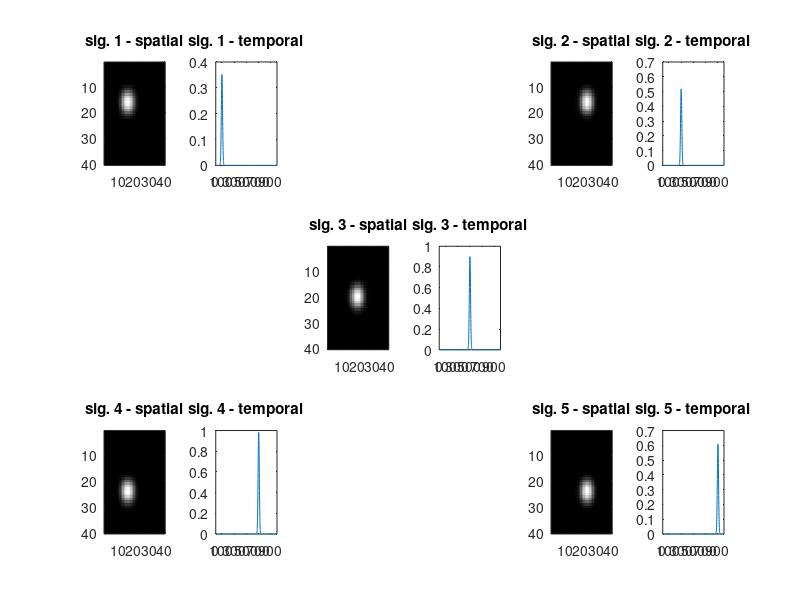
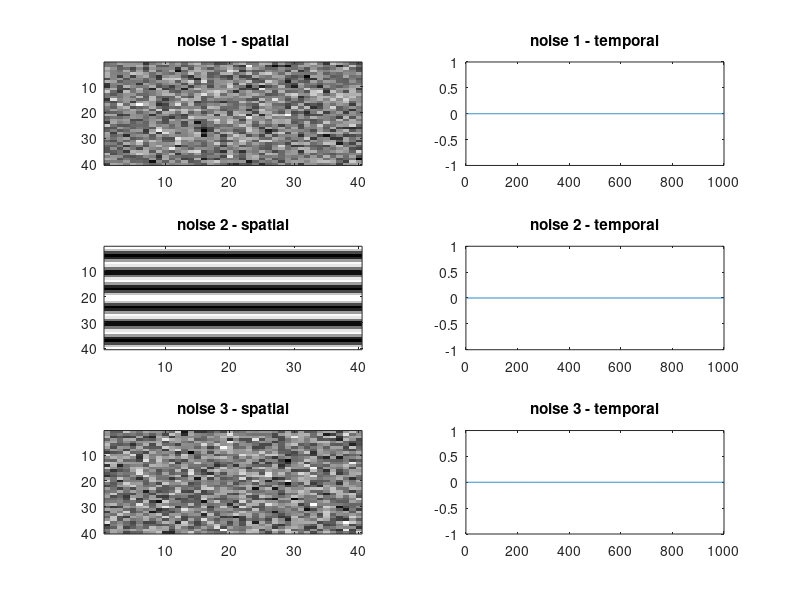

Recreate these plots in MATLAB, in order. (Note: this script raises an error after producing the figures.)
%% %%%%%%%%%%%%%%%%%%%%%%%%%%%% SIMULATION %%%%%%%%%%%%%%%%%%%%%%%%%%%%%
addpath("C:\Users\orica\Dropbox\fcns_and_decript");
addpath('C:\Users\orica\Dropbox\master degree\codes');
global fs 
T = 1000; fs = 100;
P = 1600;
m = sqrt(P);
signals = struct;
noises = struct;
colors = [0 0 1; 0 1 0; 0 1 1; 1 0 0; 1 0 1];
stim_time = 10:20:90;
noiseSig = [0 0.1 0.3 0.5 1];
for kk = 1:length(noiseSig) % iterate different noise sig
runSummary = cell(6,20);
retinotopicMapTSCA = zeros(m*m,3); % preallocate 40x40x3(hsv)
retinotopicMapTmax = zeros(m*m,3); % preallocate 40x40x3(hsv)
retinotopicMapOrig = zeros(m*m,3); % preallocate 40x40x3(hsv)
retinotopicMapCorr = zeros(m*m,3); % preallocate 40x40x3(hsv)
retinotopicMapGLM = zeros(m*m,3); % preallocate 40x40x3(hsv)
retinotopicMapNADAV = zeros(m*m,3); % preallocate 40x40x3(hsv)
for k=1:20
%% construct signals
[I,J] = ndgrid(1:m,1:m); r = 4; 
% locs = [0.25 0.25; 0.25 0.75; 0.5 0.5; 0.75 0.25; 0.75 0.75]; 
locs = [0.4 0.4; 0.4 0.6; 0.5 0.5; 0.6 0.4; 0.6 0.6]; ind2plot = [1,5,9,13,17];
DC = 0.02; 
% figure;ind2plot = [1,5,9,13,17];
for i=1:5
    signals(i).time = 3*rand(1)*normpdf(0:0.1:(T-1)/10,stim_time(i),1);
    signals(i).space = imgaussfilt(double((I-m*locs(i,1)).^2+(J-m*locs(i,2)).^2<r^2),sqrt(r))+DC; % what is larger than r^2 is 1 (white), what is smaller is 0 (black)
    subplot(3,6,ind2plot(i)) 
    imagesc(signals(i).space); colormap(gray);
    title(['sig. ' num2str(i) ' - spatial']);
    subplot(3,6,ind2plot(i)+1)
    plot(signals(i).time);
    title(['sig. ' num2str(i) ' - temporal']);
    xticks([0 100:200:T]);
end
%% construct noise
t = linspace(0,(T-1)./fs,T);
[I1,I2] = ndgrid([repmat(linspace(0,2*pi,m/2),1,2)]',[repmat(linspace(0,2*pi,m/2),1,2)]);
noises(1).time = normrnd(0,noiseSig(kk),T,1);
noises(1).space = normrnd(0,1,m,m);%cos(I1);
noises(2).time = noiseSig(kk)/2*cos(2*pi*3.*t')+normrnd(0,noiseSig(kk)/2,T,1);
noises(2).space = cos(3.*I1);
noises(3).time = noiseSig(kk)/2*cos(2*pi*0.67.*t')+normrnd(0,noiseSig(kk)/2,T,1);
noises(3).space = normrnd(0,1,m,m);
figure; ind2plot = [1,3,5];
for i=1:length(noises)
    subplot(3,2,ind2plot(i))
    imagesc(noises(i).space); colormap(gray);
    title(['noise ' num2str(i) ' - spatial']);
    subplot(3,2,ind2plot(i)+1)
    plot(noises(i).time);
    title(['noise ' num2str(i) ' - temporal']);
end
%% construct Z and show 9 frames
Z = zeros(m*m,T); % preallocate memory
for i = 1:T
    Z(:,i) = reshape( ...
        signals(1).time(i)*signals(1).space+signals(2).time(i)*signals(2).space+...
        signals(3).time(i)*signals(3).space+signals(4).time(i)*signals(4).space+...
        signals(5).time(i)*signals(5).space+...
        noises(1).time(i)*noises(1).space+...
        noises(2).time(i)*noises(2).space+...
        noises(3).time(i)*noises(3).space...
        ,[],1);
end
% for i=1:size(Z,1) % iterate pixels and add exponential trend)
%     ZZ(i,:) = Z(i,:)+(0.5.*exp(-t./4));
% end
% figure; suptitle('the recorded signal (Z) at random frames');
% ind2show = sort([100;502;899;randi(1000,7,1)]);
% for i=1:length(ind2show)
%     subplot(2,5,i)
%     imshow(reshape(Z(:,ind2show(i)),m,[])); colormap(gray);
%     title(['Frame #: ' num2str(ind2show(i))]);
% end
theoreticalSig = zeros(length(signals(1).time),length(signals));
for i=1:length(signals)
    theoreticalSig(:,i) = normpdf(0:0.1:(T-1)/10,stim_time(i),1);
end
[ZZ,ZZZ,ZZZZ,betas] = GLM_VSDI(Z,[0.67 3],theoreticalSig);
%% ============================= TSCA ===================================
noiseNew.time = eye(T)/T; noiseNew.space = []; mapTSCA = zeros(m,m,length(signals));
% noise2New.time = createToeplitz(3,0.1,1,1,T); noise2New.space = [];
% noise3New.time = createToeplitz(1,0.1,1,1,T); noise3New.space = [];
for i=1:length(signals)
    sig.time = normpdf(0:0.1:(T-1)/10,stim_time(i),1);
    [projected,components,D,Alpha,output] = tscaFunc(ZZZ - mean(ZZZ(:)),sig,noiseNew,[1 -0.25*ones(1,1)],100,1);
%     tscaAnalyze(output,3,[],0,T);
    [~,I] = max(corr(abs(projected(1:8,:)'),sig.time')); % get the index of component with highest correlation to original signal
    mapTSCA(:,:,i) = abs(reshape(components(:,I),m,m));
    [tscaMSE(i),tscaPSNR(i),tscaCNR(i),tscaMSSIM(i),tscaCorr(i),tscaCP(i)] = getPerformance(mapTSCA(:,:,i),signals(i).space,signals(i).space~=DC,signals(i).space==DC);
end
retinotopicMapTSCA = retinotopicMapTSCA + retinotopicMapFromIndividualMaps(mapTSCA,0,'tsca',75);
% [maxmap,maxind] = max(map,[],3); maxmap = maxmap(:); maxind = maxind(:);
% map22 = colors(maxind,:); map22(maxmap(:)< prctile(maxmap(:),70),:) = repmat([0 0 0],length(find(maxmap(:)< prctile(maxmap(:),70))),1);
% retinotopicMap = hsv2rgb(maxind/length(unique(maxind)),ones(size(maxind)),(maxmap-min(maxmap))./(max(maxmap)-min(maxmap)));
% figure;imagesc(reshape(retinotopicMap,40,40,3));

%% calc performance measures between theoretical signal and Z 
for i=1:length(signals)
    [~,I] = max(signals(i).time);
    mapORIG(:,:,i) = reshape(mean(ZZZ(:,I-25:I+25),2),40,40);
    [origMSE(i),origPSNR(i),origCNR(i),origMSSIM(i),origCorr(i),origCP(i)] = getPerformance( mapORIG(:,:,i),signals(i).space,signals(i).space~=DC,signals(i).space==DC);
%     figure;imagesc(reshape(mean(Z(:,I-25:I+25),2),40,40));
end
retinotopicMapOrig = retinotopicMapOrig + retinotopicMapFromIndividualMaps(mapORIG,0,'aof',75);
%% ========================== T_max method =============================
refff = normpdf(0:0.1:(T-1)/10,10,1);
for i=1:size(Z,1)
    [rtemp,lags] = xcorr(Z(i,:),refff);
    [r(i),I] = max(rtemp);
    tmax(i) = lags(I);
end
tmax(r<mean(r)+0.2*std(r)) = -100;
A = tmax;
B = [-100, 0:200:800];  
[~,I] = min(abs(bsxfun(@minus,A,B')));
Anew = B(I);
for i=1:length(signals)
    temp = zeros(size(Anew))';
    temp(Anew == B(i+1)) = 1;
    temp(temp==1) = r(temp==1);
    mapT(:,:,i) = reshape(temp,40,40);
    [T_MSE(i),T_PSNR(i),T_CNR(i),T_MSSIM(i),T_corr(i),T_CP(i)] = getPerformance(mapT(:,:,i),signals(i).space,signals(i).space~=DC,signals(i).space==DC);
end
retinotopicMapTmax = retinotopicMapTmax + retinotopicMapFromIndividualMaps(mapT,0,'tmax',75);
% tmax2 = Anew';
% tmax2(tmax2>=0) = (tmax2(tmax2>=0)./100+2)./2; tmax22 = zeros(length(tmax2),3);% transform 0,200,400,600,800 to 1,2,3,4,5 
% tmax22(tmax2>0,:) = colors(tmax2(tmax2>0),:);
% figure;imagesc(reshape(tmax22,40,40,3));

%% ======================== Correlation method =========================
normalizedZ = (ZZ-mean(ZZ,2))./std(ZZ,[],2);
mapCorr = normalizedZ*theoreticalSig; mapCorr = rshp(mapCorr);
retinotopicMapCorr = retinotopicMapCorr + retinotopicMapFromIndividualMaps(mapCorr,0,'corr',75);
for i=1:length(signals)    
    [Corr_MSE(i),Corr_PSNR(i),Corr_CNR(i),Corr_MSSIM(i),Corr_corr(i),Corr_CP(i)] = getPerformance(mapCorr(:,:,i),signals(i).space,signals(i).space~=DC,signals(i).space==DC);
end

%%  =========================== GLM method =============================
mapGLM = rshp(betas(6:end,:)');
retinotopicMapGLM = retinotopicMapGLM + retinotopicMapFromIndividualMaps(mapGLM,0,'glm',75);
for i=1:length(signals)    
    [GLM_MSE(i),GLM_PSNR(i),GLM_CNR(i),GLM_MSSIM(i),GLM_corr(i),GLM_CP(i)] = getPerformance(mapGLM(:,:,i),signals(i).space,signals(i).space~=DC,signals(i).space==DC);
end
%% ========================== Nadav's method ===========================
for i=1:length(signals)
    thisSig = Z(:,stim_time(i)*10-99:stim_time(i)*10+100);
    [ind_mx1 w_mx i_rx w_rx]=xplmts(thisSig,[],mean(thisSig(:))+0.2*std(thisSig(:)),[0.9 1.1],[mean(thisSig(:))+1*std(thisSig(:)) 30], 10);
    mapN(:,:,i) = reshape(ind_mx1,40,40);
%     figure;imagesc(reshape(mapN(:,:,i),40,40));colormap(gray);
    [nadavMSE(i),nadavPSNR(i),nadavCNR(i),nadavMSSIM(i),nadavCorr(i),nadavCP(i)] = getPerformance(mapN(:,:,i),signals(i).space,signals(i).space~=DC,signals(i).space==DC);
end
retinotopicMapNADAV = retinotopicMapNADAV + retinotopicMapFromIndividualMaps(mapN,0,'nadav',75);
%% finish up this iteration
% close all;
runSummary{1,k} = [origMSE;origPSNR;origCNR;origMSSIM;origCorr;origCP];
runSummary{2,k} = [nadavMSE;nadavPSNR;nadavCNR;nadavMSSIM;nadavCorr;nadavCP];
runSummary{3,k} = [tscaMSE;tscaPSNR;tscaCNR;tscaMSSIM;tscaCorr;tscaCP];
runSummary{4,k} = [T_MSE;T_PSNR;T_CNR;T_MSSIM;T_corr;T_CP];
runSummary{5,k} = [Corr_MSE;Corr_PSNR;Corr_CNR;Corr_MSSIM;Corr_corr;Corr_CP];
runSummary{6,k} = [GLM_MSE;GLM_PSNR;GLM_CNR;GLM_MSSIM;GLM_corr;GLM_CP];

end
%% Compare results (all runs)
ORIG = cat(3,runSummary{1,:});
NADAV = cat(3,runSummary{2,:}); NADAV(isnan(NADAV)) = 0;
TSCA = cat(3,runSummary{3,:});
Tmax = cat(3,runSummary{4,:}); Tmax(isinf(Tmax)) = 100; Tmax(isnan(Tmax)) = 0;
Corr = cat(3,runSummary{5,:});
GLM = cat(3,runSummary{6,:}); 
Title = {'MSE','PSNR','CNR','MSSIM','Corr','CP'};
Title2 = {'TSCA','T max','Nadav','Original','Corr','GLM'};
retMaps = {retinotopicMapTSCA./k,retinotopicMapTmax./k,retinotopicMapNADAV./k,retinotopicMapOrig./k,retinotopicMapCorr./k,retinotopicMapGLM./k};
% figure(kk);suptitle(['Noise STD = ' num2str(noiseSig(kk))]); 
figure(kk*10);suptitle(['Theoretical SNR = ' num2str(10*log10(0.3/noiseSig(kk)))]);
figure(kk*100);suptitle(['Theoretical SNR = ' num2str(10*log10(0.3/noiseSig(kk)))]);
for i=1:6 % iterate the 6 performance measures
%     figure(kk);
%     subplot(2,3,i); 
%     hold on;
%     plot(mean(TSCA(i,:,:),3),'*r','MarkerSize',10);
%     plot(mean(Tmax(i,:,:),3),'*g','MarkerSize',10);
%     plot(mean(NADAV(i,:,:),3),'*k','MarkerSize',10);
%     plot(mean(ORIG(i,:,:),3),'*b','MarkerSize',10);
%     legend('tsca','T','Nadav','orig'); title([Title{i} ' between reconstructed and original image']); ylabel(Title{i}); xlabel('sig #');
    figure(kk*10);
    subplot(2,3,i) 
    boxplot([squeeze(mean(TSCA(i,:,:),2)) squeeze(mean(Tmax(i,:,:),2)) squeeze(mean(NADAV(i,:,:),2)) squeeze(mean(ORIG(i,:,:),2))...
        squeeze(mean(Corr(i,:,:),2)) squeeze(mean(GLM(i,:,:),2))],char({'tsca';'T';'Nadav';'AOF';'Corr';'GLM'}));
    title(Title{i});
   figure(kk*100);
   subplot(2,3,i)
   imagesc(reshape(retMaps{i},40,40,3)); title([Title2{i} ' Retinotopic Map']);  
end
thisSNR_Summary = struct('runSummary',runSummary,'TSCA',TSCA,'Tmax',Tmax,'AOF',ORIG,'Corr',Corr,'GLM',GLM,'Nadav',NADAV,'retMaps',retMaps);
end